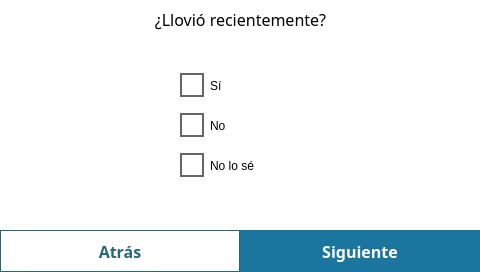
<?xml version="1.0" encoding="UTF-8"?>
<ui version="4.0">
 <class>MainWindow</class>
 <widget class="QMainWindow" name="MainWindow">
  <property name="geometry">
   <rect>
    <x>0</x>
    <y>0</y>
    <width>480</width>
    <height>272</height>
   </rect>
  </property>
  <property name="windowTitle">
   <string>MainWindow</string>
  </property>
  <property name="styleSheet">
   <string notr="true">QLabel {
	font-family: Poppins;
	font-size: 16px;
}

QWidget {
	background-color: white;
}

QPushButton {
	border: none;
	background-color: white;
	font-size: 14px;
	font-family: Poppins;
	font-weight: 500;
}

</string>
  </property>
  <widget class="QWidget" name="centralwidget">
   <widget class="QPushButton" name="backBtn">
    <property name="geometry">
     <rect>
      <x>0</x>
      <y>230</y>
      <width>240</width>
      <height>42</height>
     </rect>
    </property>
    <property name="styleSheet">
     <string notr="true">QPushButton {
	background-color: white;
	color: #266676;
	font-size: 16px;
	border: 1px solid #266676;
}</string>
    </property>
    <property name="text">
     <string>Atrás</string>
    </property>
   </widget>
   <widget class="QPushButton" name="nextBtn">
    <property name="geometry">
     <rect>
      <x>240</x>
      <y>230</y>
      <width>240</width>
      <height>42</height>
     </rect>
    </property>
    <property name="styleSheet">
     <string notr="true">QPushButton {
	background-color: #1a759f;
	color: white;
	font-size: 16px;
	font-weight: 500;
	height: 50px;
	border: none;
}</string>
    </property>
    <property name="text">
     <string>Siguiente</string>
    </property>
   </widget>
   <widget class="QCheckBox" name="noCheckBox">
    <property name="geometry">
     <rect>
      <x>180</x>
      <y>110</y>
      <width>91</width>
      <height>31</height>
     </rect>
    </property>
    <property name="styleSheet">
     <string notr="true">QCheckBox {
	background-color: transparent;
	height: 10px;
	font: 14px &quot;Poppins&quot;;
}

QCheckBox::indicator {
    width: 20px; /* Ancho del indicador */
    height: 20px; /* Alto del indicador */
    border: 2px solid #666; /* Borde del indicador */
}

QCheckBox::indicator:checked {
    background-color: #266676; /* Color de fondo cuando está marcado */
}

QCheckBox::indicator:unchecked {
    background-color: transparent;
}</string>
    </property>
    <property name="text">
     <string>No</string>
    </property>
   </widget>
   <widget class="QLabel" name="label">
    <property name="geometry">
     <rect>
      <x>0</x>
      <y>-1</y>
      <width>481</width>
      <height>41</height>
     </rect>
    </property>
    <property name="text">
     <string>¿Llovió recientemente?</string>
    </property>
    <property name="alignment">
     <set>Qt::AlignCenter</set>
    </property>
   </widget>
   <widget class="QCheckBox" name="yesCheckBox">
    <property name="geometry">
     <rect>
      <x>180</x>
      <y>70</y>
      <width>91</width>
      <height>31</height>
     </rect>
    </property>
    <property name="styleSheet">
     <string notr="true">QCheckBox {
	background-color: transparent;
	height: 10px;
	font: 14px &quot;Poppins&quot;;
}

QCheckBox::indicator {
    width: 20px; /* Ancho del indicador */
    height: 20px; /* Alto del indicador */
    border: 2px solid #666; /* Borde del indicador */
}

QCheckBox::indicator:checked {
    background-color: #266676; /* Color de fondo cuando está marcado */
}

QCheckBox::indicator:unchecked {
    background-color: transparent;
}</string>
    </property>
    <property name="text">
     <string>Sí</string>
    </property>
   </widget>
   <widget class="QCheckBox" name="idkCheckBox">
    <property name="geometry">
     <rect>
      <x>180</x>
      <y>150</y>
      <width>91</width>
      <height>31</height>
     </rect>
    </property>
    <property name="styleSheet">
     <string notr="true">QCheckBox {
	background-color: transparent;
	height: 10px;
	font: 14px &quot;Poppins&quot;;
}

QCheckBox::indicator {
    width: 20px; /* Ancho del indicador */
    height: 20px; /* Alto del indicador */
    border: 2px solid #666; /* Borde del indicador */
}

QCheckBox::indicator:checked {
    background-color: #266676; /* Color de fondo cuando está marcado */
}

QCheckBox::indicator:unchecked {
    background-color: transparent;
}</string>
    </property>
    <property name="text">
     <string>No lo sé</string>
    </property>
   </widget>
  </widget>
 </widget>
 <resources/>
 <connections/>
</ui>
